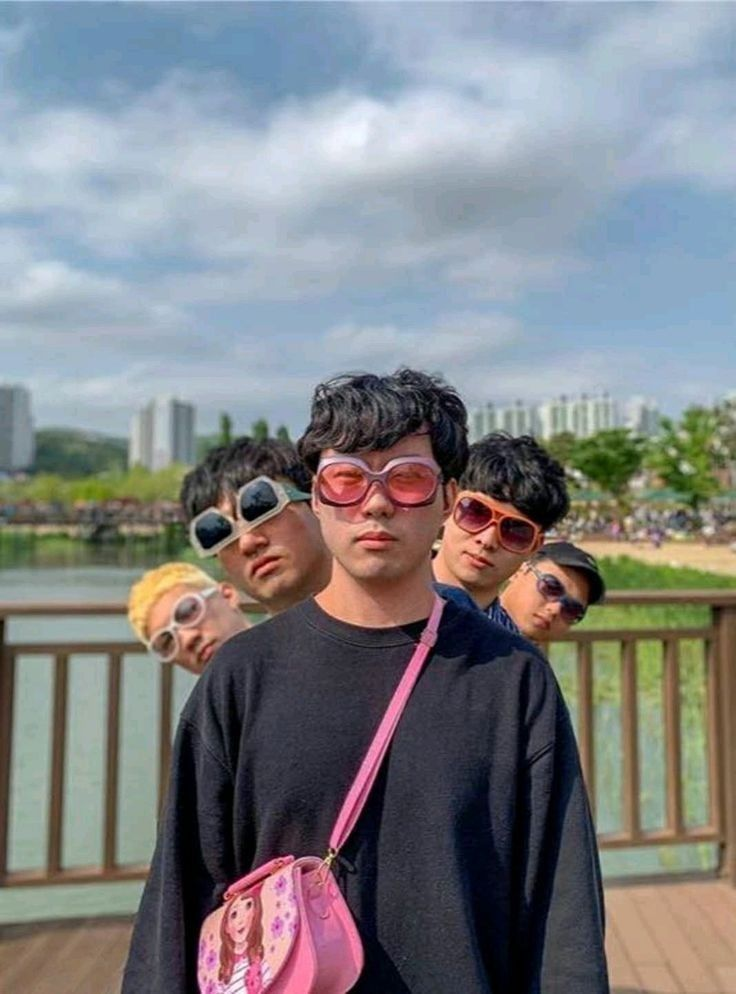
#> input picture four.jpg, 736 x 994 px
$ python cartoonizer.py
#> lines starting #> are read from the running program, lines starting #| are printed output that depends on the picture; after the words box and inside, x2 and y2 are one past the last pixel; in counts of white or black regions, pixels touching at a corner belong together
#> the answer given: four.jpg
import cv2
import numpy as np
import matplotlib.pyplot as plt

def load_image(filepath):
    """Load an image from a file."""
#> called with filepath = 'four.jpg'
    return cv2.imread(filepath)
#> returned value is the input picture: shape (994, 736, 3); mean B, G, R 132.3, 129.1, 127.4

def save_image(filepath, image):
    """Save an image to a file."""
    cv2.imwrite(filepath, image)

def display_image(image, title="Image"):
    """Display an image using matplotlib."""
#> called with title = 'Original Image'
    image_rgb = cv2.cvtColor(image, cv2.COLOR_BGR2RGB)
    plt.figure(figsize=(10, 10))
    plt.imshow(image_rgb)
    plt.axis('off')
    plt.title(title)
    plt.show()

def edge_detection(image):
    """Perform edge detection with softer, non-grainy edges."""
    gray = cv2.cvtColor(image, cv2.COLOR_BGR2GRAY)
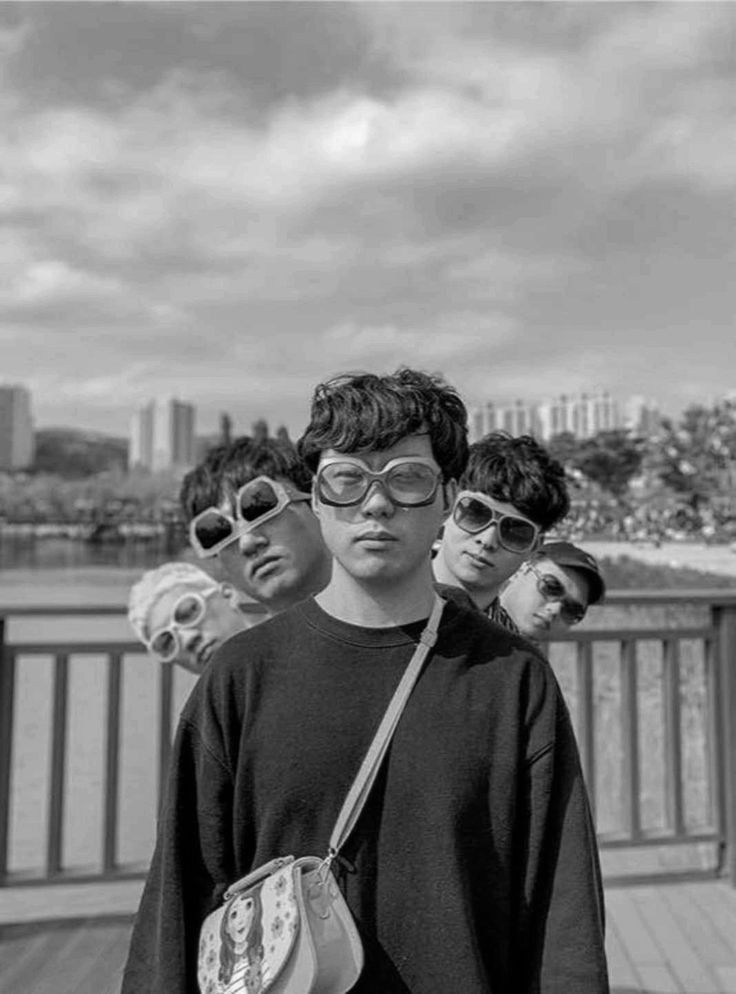
#> gray: shape (994, 736); min 0, max 250, mean 129
    blurred = cv2.medianBlur(gray, 7)  # Smooth the grayscale image
    edges = cv2.adaptiveThreshold(
        blurred, 255, cv2.ADAPTIVE_THRESH_GAUSSIAN_C, cv2.THRESH_BINARY, 9, 2
    )
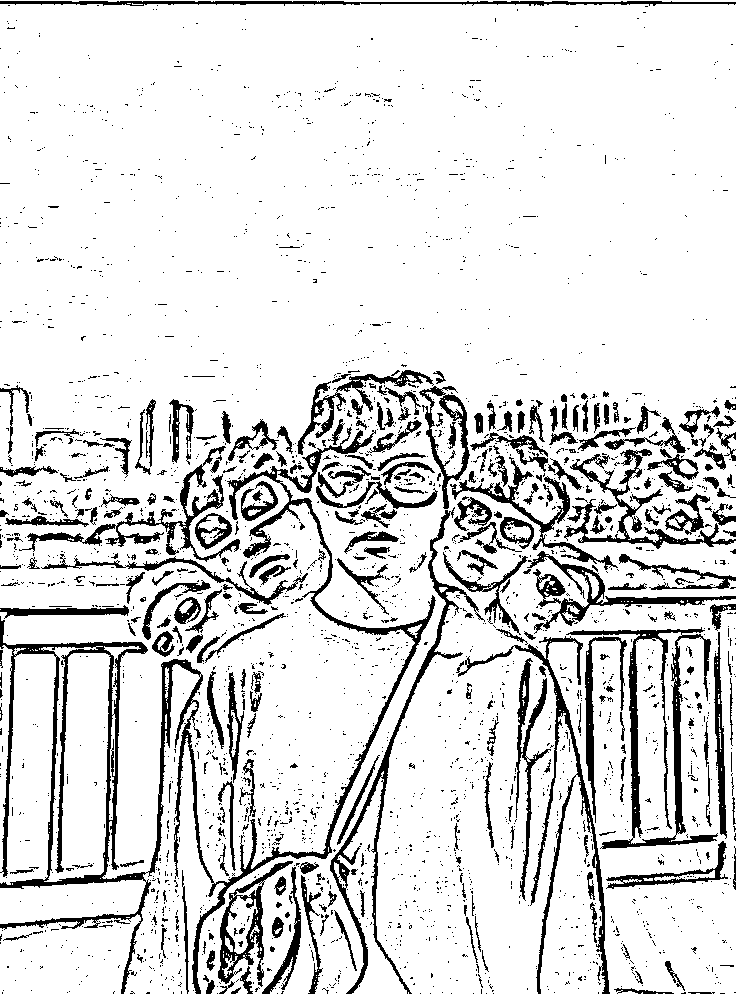
#> edges: shape (994, 736); 86.9% white; 2863 black regions (2537 under 20 px), largest, box (x1, y1, x2, y2) and area: (0, 427, 436, 994) 15986, (566, 627, 718, 849) 4792, (456, 636, 610, 994) 3825
    return edges

def smooth_image(image):
    """Apply bilateral filtering for detail smoothing."""
    smoothed = cv2.bilateralFilter(image, d=9, sigmaColor=75, sigmaSpace=75)
    return smoothed

def color_quantization(image, clusters=12):
    """Reduce the number of colors using k-means clustering."""
#> called with clusters = 12
    data = image.reshape((-1, 3)).astype(np.float32)
    criteria = (cv2.TERM_CRITERIA_EPS + cv2.TERM_CRITERIA_MAX_ITER, 10, 1.0)
    _, labels, centers = cv2.kmeans(data, clusters, None, criteria, 10, cv2.KMEANS_RANDOM_CENTERS)
#> centers = [[24.88, 15.81, 16.09], [215.9, 201.9, 189.8], [139.1, 154.3, 212.6], [154, 164.8, 151.4], [197.9, 178.3, 158.7], [96.48, 143.4, 143.5], [71.65, 87.37, 113.8], [57.2, 108.7, 95.03], [185.4, 156.3, 124], [61.35, 56.36, 59.37], [98.27, 104.1, 161.1], [116.3, 127.6, 122.9]]
    centers = centers.astype(np.uint8)
#> centers = [[24, 15, 16], [215, 201, 189], [139, 154, 212], [153, 164, 151], [197, 178, 158], [96, 143, 143], [71, 87, 113], [57, 108, 95], [185, 156, 123], [61, 56, 59], [98, 104, 161], [116, 127, 122]]
    quantized = centers[labels.flatten()].reshape(image.shape)
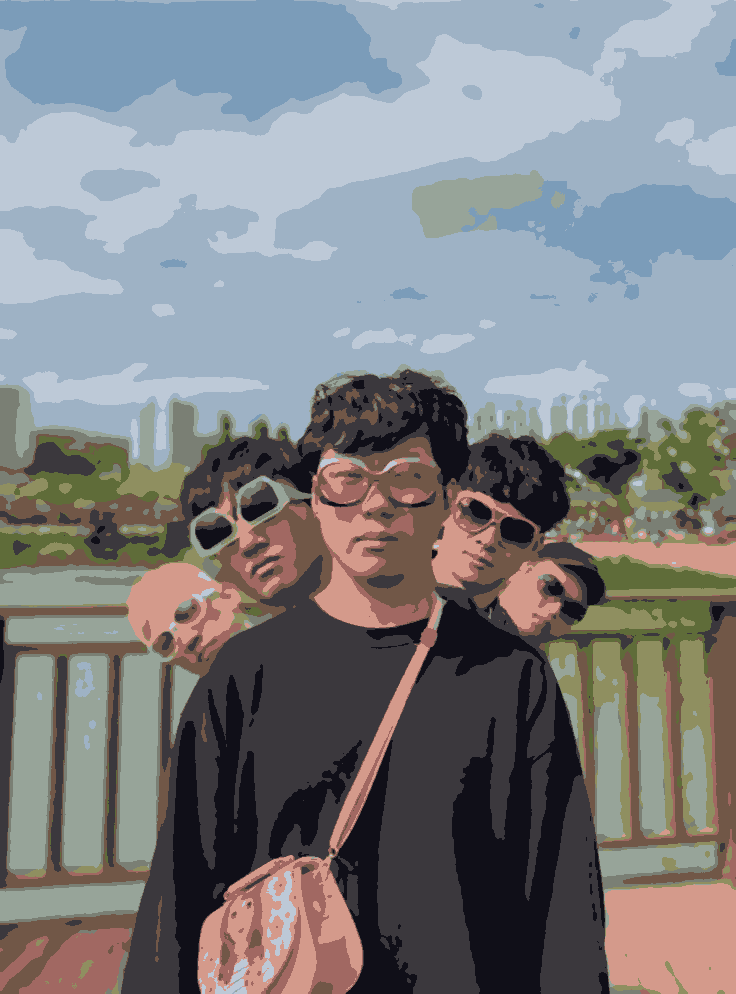
#> quantized: shape (994, 736, 3); mean B, G, R 131.7, 128.6, 126.9
    return quantized

def cartoonize_image(image):
    """Complete cartoonization pipeline."""
    # Step 1: Edge Detection
    edges = edge_detection(image)

    # Step 2: Smoothing the Image
    smoothed = smooth_image(image)

    # Step 3: Color Quantization
    quantized = color_quantization(smoothed)

    # Step 4: Combine with Edges
    edges_colored = cv2.cvtColor(edges, cv2.COLOR_GRAY2BGR)
    cartoon = cv2.bitwise_and(quantized, edges_colored)
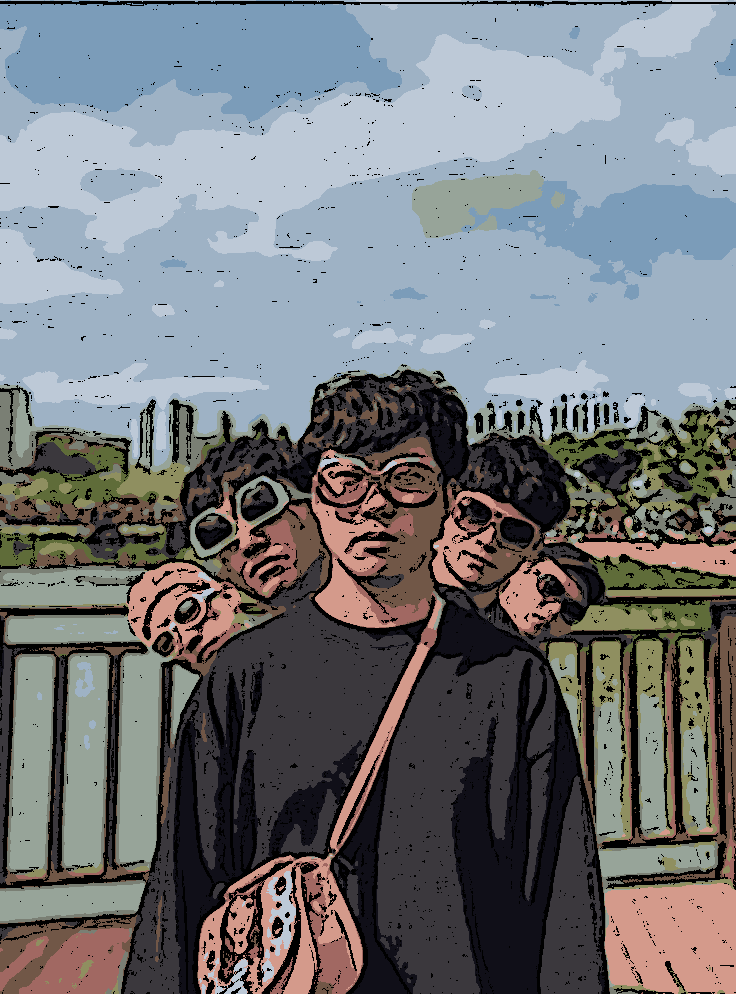
#> cartoon: shape (994, 736, 3); mean B, G, R 122.3, 118.3, 115.3

    # Step 5: Avoid Excessive Black Areas
    cartoon = cv2.addWeighted(quantized, 0.9, cartoon, 0.1, 0)

    return cartoon

def main():
    filepath = input("Enter the path to your image: ")
    image = load_image(filepath)
    display_image(image, title="Original Image")

    cartoon = cartoonize_image(image)
    display_image(cartoon, title="Cartoonized Image")

    save_path = input("Enter the path to save the cartoonized image: ")
#> the answer given: out.png
    save_image(save_path, cartoon)
    print(f"Cartoonized image saved to {save_path}")

if __name__ == "__main__":
    main()

$ run again, on two.jpg
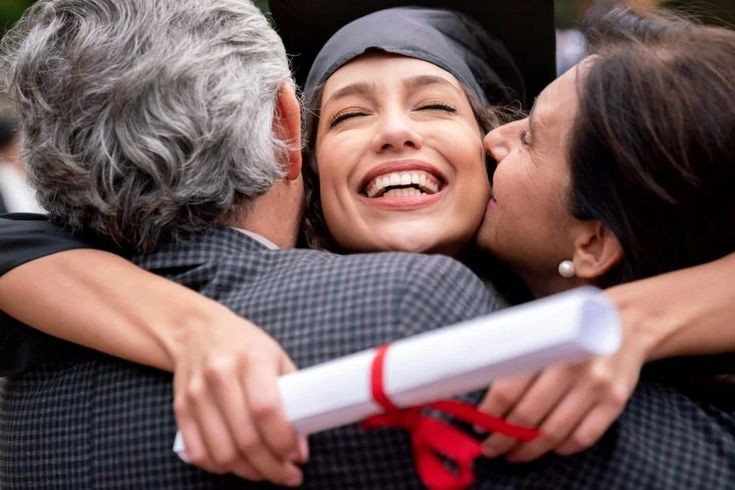
#> input picture two.jpg, 735 x 490 px
#> in load_image, returned value is the input picture: shape (490, 735, 3); mean B, G, R 91, 91.7, 115.7
#> in edge_detection, `edges = cv2.adaptiveThreshold( blurred, 255, cv2.ADAPTIVE_THRESH_GAUSS..`:
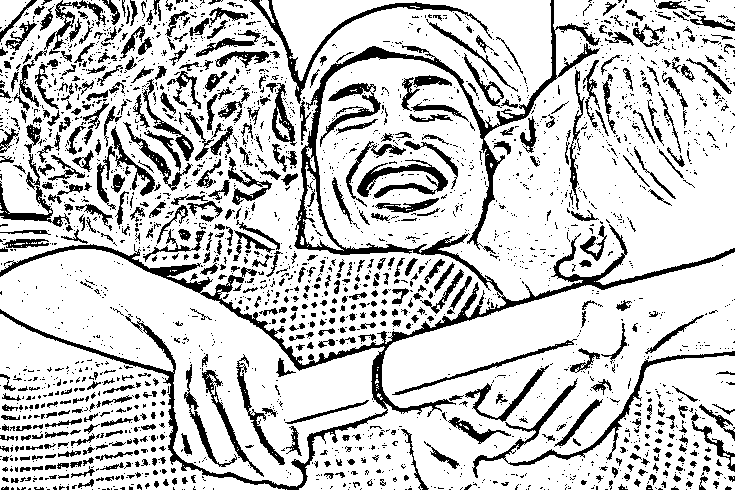
#> edges: shape (490, 735); 79.3% white; 2614 black regions (2045 under 20 px), largest, box (x1, y1, x2, y2) and area: (0, 0, 735, 490) 15536, (472, 351, 735, 478) 2026, (249, 0, 492, 104) 1613
#> in color_quantization, `_, labels, centers = cv2.kmeans(data, clusters, None, criteria, 10, cv..`: centers = [[83.55, 96.93, 158.4], [128.4, 119.4, 124.7], [11.03, 9.93, 16.66], [193.4, 192.6, 210.6], [152.5, 169.5, 225.1], [26.49, 7.13, 158.7], [160.2, 150.5, 163.4], [95.01, 90.14, 96.5], [54.11, 63.34, 109], [115.3, 130.3, 194.1], [50.18, 45.77, 52.2], [232, 228.6, 238.4]]
#> in color_quantization, `centers = centers.astype(np.uint8)`: centers = [[83, 96, 158], [128, 119, 124], [11, 9, 16], [193, 192, 210], [152, 169, 225], [26, 7, 158], [160, 150, 163], [95, 90, 96], [54, 63, 109], [115, 130, 194], [50, 45, 52], [232, 228, 238]]
#> in cartoonize_image, `cartoon = cv2.bitwise_and(quantized, edges_colored)`:
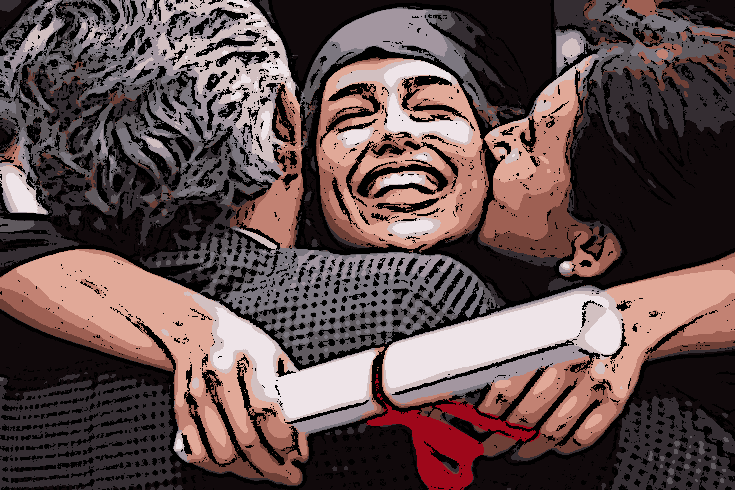
#> cartoon: shape (490, 735, 3); mean B, G, R 76.5, 77.1, 97.2
